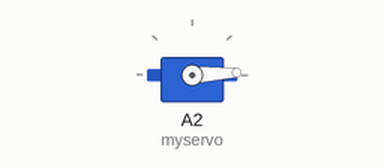
Recording of a sketch running on a simulated Arduino Uno, built with avr-gcc and run on an emulated ATmega328P. Shown: servo.

Above: at 0.05 s.
At 1.3 s:
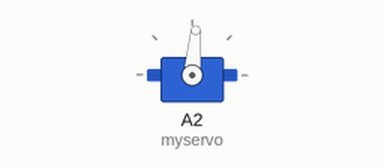
At 2.6 s:
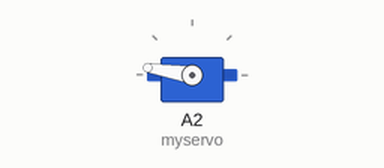
At 5.2 s:
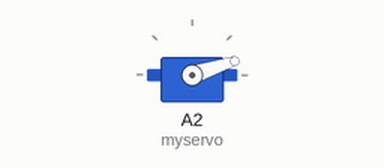
Timing chart, 0 to 7.1 s (numbered marks = the images above):
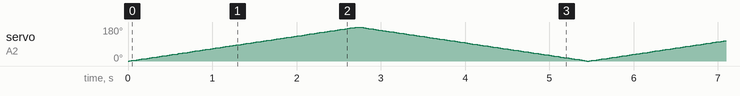

The sketch:

Servo_Motor.ino
```cpp
#include <Servo.h>

Servo myservo;
int pos = 0;

void setup() {
  myservo.attach(A2);
}

void loop() {
  for (pos = 0; pos <= 180; pos ++) {
    myservo.write(pos);
    delay(15);
  }
  for (pos = 180; pos >= 0; pos --) {
    myservo.write(pos);
    delay(15);
  }
}
```
